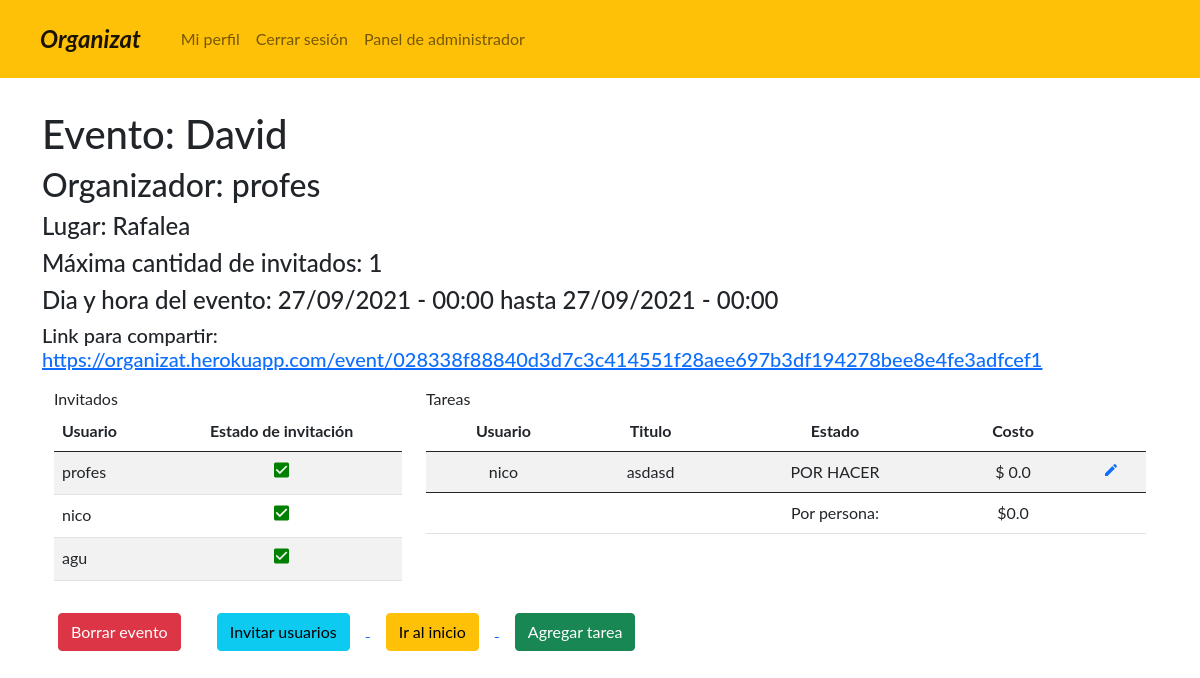
Page /event/028338f88840d3d7c3c414551f28aee697b3df194278bee8e4fe3adfcef1/ (signed in) on the earlier database version.
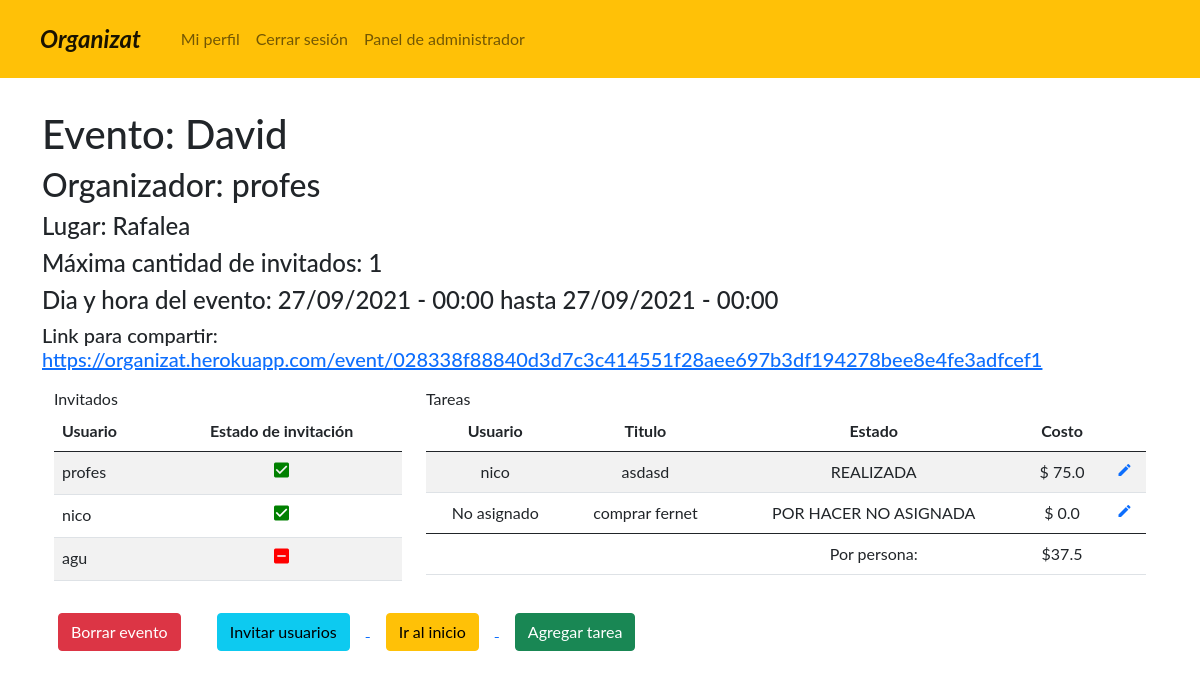
Same page on the later database version.
### administrador/models.py (models this page shows, shortened)
class Invitation(models.Model):
    user = models.ForeignKey(User, on_delete=models.CASCADE, verbose_name="Integrate")
    event = models.ForeignKey(Event, on_delete=models.CASCADE, verbose_name="Evento")
    accepted_event = models.BooleanField(default=False, verbose_name="Aceptado")
    class Meta:
        verbose_name = 'Invitacion'
        verbose_name_plural = 'Invitaciones'

class Task(models.Model):
    user = models.ForeignKey(User, blank=True, null=True, on_delete=models.CASCADE, verbose_name="Encargado")
    event = models.ForeignKey(Event, on_delete=models.CASCADE, verbose_name="Evento")
    title = models.CharField(max_length=50, blank = False, null = False, verbose_name = 'Titulo')
    description = models.CharField(max_length=255, blank = False, null = False, verbose_name = 'Descripcion')
    status = models.CharField(choices = STATES_TAREAS, blank = False, null = False, max_length=22, verbose_name='Estado de la tarea')
    cost = models.FloatField(default = 0)
    class Meta:
        verbose_name = 'Tarea'
        verbose_name_plural = 'Tareas'

class Event(models.Model):
    name = models.CharField(max_length=40, blank=True, null=False, verbose_name='Nombre')
    owner = models.ForeignKey(User, on_delete=models.CASCADE, verbose_name="Organizador")
    description = models.TextField(max_length=255, blank=True, null=False, verbose_name='Descripcion')
    date_event_start = models.DateTimeField(default=datetime.today(), verbose_name='Fecha de alta del evento')
    date_event_end = models.DateTimeField(default=datetime.today(), verbose_name='Fecha de baja del evento')
    location = models.CharField(max_length=255, blank=True, null=False, verbose_name='Ubicación')
    event_link = models.URLField(max_length=200, verbose_name='Link')
    state = models.CharField(max_length=10, choices=STATES_EVENTO_USUARIO, verbose_name='Estado', null=True)
    max_guests = models.IntegerField(verbose_name='Capacidad máxima de invitados')
    visibility = models.CharField(max_length=14, choices=VISIBILITIES, verbose_name='Visibilidad')
    @property
    def list_invitation(self):
        return Invitation.objects.filter(event=self)
    @property
    def list_invitation_accepted(self):
        return Invitation.objects.filter(event=self, accepted_event=True)
    @property
    def list_tasks(self):
        return Task.objects.filter(event=self)
    @property
    def total_amount(self):
        total = 0
        for i in self.list_tasks:
            total += i.cost
        return round((total/len(self.list_invitation_accepted)), 1)
    class Meta:
        verbose_name = 'Evento'
        verbose_name_plural = 'Eventos'

### administrador/views.py (the view)
def EventView(request, token):
    event = Event.objects.get(event_link=token)
    return render(request, 'event.html', {'event': event})

### templates/event.html (shortened to what the changed rows need)
{% extends 'base.html' %}
{% block content %}
<div class="container py-3 my-3">
    <h1>Evento: {{event.name}}</h1>
    <h2>Organizador: {{event.owner}}</h2>
    <h4>Lugar: {{event.location}}</h4>
    <h4>Máxima cantidad de invitados: {{event.max_guests}}</h4>
    <h4>Dia y hora del evento: {{event.date_event_start|date:"d/m/Y - H:i"}} hasta {{event.date_event_end|date:"d/m/Y - H:i"}}</h4>
    <h5>Link para compartir:
        <a href="javascript:getlink();"
            onclick="alert('URL copiada');"
            title="Click para copiar">https://organizat.herokuapp.com/event/{{event.event_link}}
        </a>
    </h5>
    <div class="container py-2 my-2">
        <div class="row">
            <div class="col-12 col-md-4">
                <table class="table table-striped table-hover">
                    {% if event.list_invitation %}
                        <thead>
                            <tr>
                                <th>Usuario</th>
                                <th class="text-center">Estado de invitación</th>
                            </tr>
                        </thead>
                        <tbody>
                        {% for invitation in event.list_invitation %}
                            <tr>
                                <td>{{invitation.user.username}}</td>
                                {% if invitation.accepted_event %}
                                    {% if request.user.is_superuser or request.user.id == invitation.event.owner.id %}
                                    <td class="text-center">
                                        <a href="{% url 'invitation_down' invitation.id event.event_link %}">
                                            <i class="material-icons" style="font-size:20px;color:green">check_box</i>
                                        </a>
                                    </td>
                                    {% else %}
                                    <td class="text-center">
                                        <i class="material-icons" style="font-size:20px;color:green">check_box</i>
                                    </td>
                                    {% endif %}
                                {% else %}
                                    {% if request.user.is_superuser or request.user.id == invitation.event.owner.id %}
                                    <td class="text-center">
                                        <a href="{% url 'invitation_up' invitation.id event.event_link %}">
                                            <i class="material-icons" style="font-size:20px;color:red">indeterminate_check_box</i>
                                        </a>
                                    </td>
                                    {% else %}
                                    <td class="text-center">
                                        <i class="material-icons" style="font-size:20px;color:red">indeterminate_check_box</i>
                                    </td>
                                    {% endif %}
                                {% endif %}
                            </tr>
                        {% endfor %}
                        </tbody>
                    {% else %}
                        <thead>
                            <tr>
                                <th>Aun no hay invitados</th>
                            </tr>
                        </thead>
                    {% endif %}
                </table>
            </div>
            <div class="col-12 col-md-8">
                <table class="table table-striped table-hover">
                    {% if event.list_tasks %}
                        <thead>
                            <tr>
                                <th class="text-center">Usuario</th>
                                <th class="text-center">Titulo</th>
                                <th class="text-center">Estado</th>
                                <th class="text-center">Costo</th>
                                <th></th>
                            </tr>
                        </thead>
                        <tbody>
                        {% for task in event.list_tasks %}
                            <tr>
                                <td class="text-center">{{task.user|default_if_none:'No asignado'}}</td>
                                <td class="text-center">{{task.title}}</td>
                                <td class="text-center">{{task.status}}</td>
                                <td class="text-center">$ {{task.cost}}</td>
                                {% if request.user.is_superuser or request.user.id == event.owner.id or request.user.id == task.user.id %}
                                    <td class="text-center">
                                        <a href="{% url 'update_task' event.event_link task.id %}">
                                            <i class="material-icons" style="font-size:16px">mode_edit</i>
                                        </a>
                                    </td>
                                {% endif %}
                            </tr>
                        {% endfor %}
                        </tbody>
                        <thead>
                            <tr>
                                <td></td>
                                <td></td>
                                <td class="text-center">Por persona: </td>
                                <td class="text-center">${{event.total_amount}}</td>
                                <td></td>
                            </tr>
                        </thead>
                    {% else %}
                        <thead>
                            <tr>
                                <th>Aun no hay tareas</th>
                            </tr>
                        </thead>
                    {% endif %}
                </table>
            </div>
        </div>
    </div>
    {% if event.owner == request.user %}
    <a href="{% url 'delete_event' event.event_link %}"><button type="button" class="mx-3 btn btn-danger">Borrar evento</button></a>
    {% endif %}
    <a href="{% url 'invite_user' event.event_link %}">
        <button type="button" class="mx-3 btn btn-info">Invitar usuarios</button>
    </a>
    <a href="{% url 'home' %}">
       <button type="button" class="mx-3 btn btn-warning">Ir al inicio</button>
   </a>
   {% if request.user.is_superuser or request.user.id == event.owner.id %}
   <a href="{% url 'add_task' event.event_link %}">
       <button type="button" class="mx-3 btn btn-success">Agregar tarea</button>
    </a>
    {% endif %}
</div>
{% endblock %}

Differences in the rows shown:
changed through a linked row, Event "David": total_amount "0.0" → "37.5"
changed Invitation "agu": accepted_event True → False (drawn)
changed Task "asdasd": status "POR HACER" → "REALIZADA"; cost "0.0" → "75.0"
added Task: user "No asignado", title "comprar fernet", status "POR HACER NO ASIGNADA", cost "0.0"
